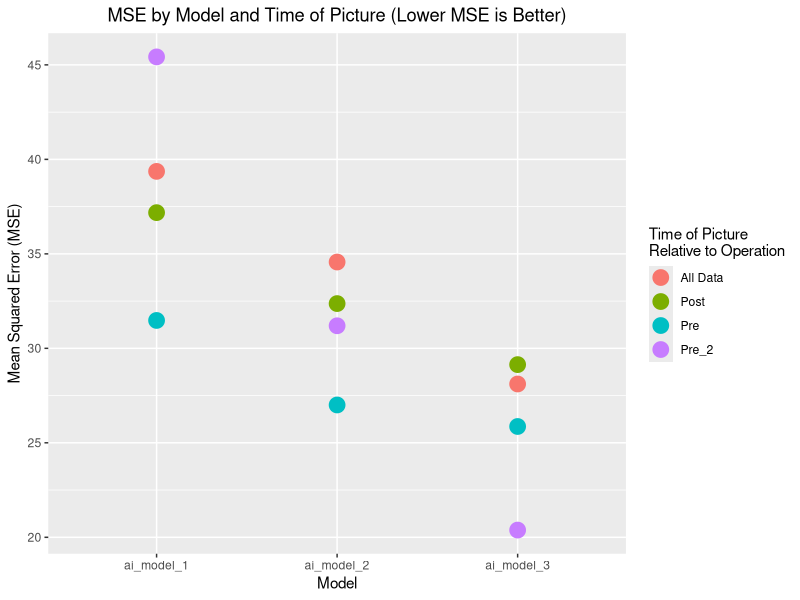

This figure's R source:
## ---- chunk 1
library(readr)
library(dplyr)
library(tidyverse)
library(ggplot2)
setwd(getwd())
d <- read_csv("Code_Sheet_Age_Project_Apr_26.csv")
## ---- chunk 2
model1 <- lm(data = d, age_actual ~ ai_model_1)
model2 <- lm(data = d, age_actual ~ ai_model_2)
model3 <- lm(data = d, age_actual ~ ai_model_3)

SE1 <- (model1$residuals)^2
SE2 <- (model2$residuals)^2
SE3 <- (model3$residuals)^2

MSE1 <- mean(SE1)
MSE2 <- mean(SE2)
MSE3 <- mean(SE3)

alls <- c(MSE1, MSE2, MSE3)
## ---- chunk 3
pre <- d %>% filter(pre_or_post_operation == "pre")

pre1 <- lm(data = pre, age_actual ~ ai_model_1)
pre2 <- lm(data = pre, age_actual ~ ai_model_2)
pre3 <- lm(data = pre, age_actual ~ ai_model_3)

preMSE1 <- mean((pre1$residuals)^2)
preMSE2 <- mean((pre2$residuals)^2)
preMSE3 <- mean((pre3$residuals)^2)

pres <- c(preMSE1, preMSE2, preMSE3)
## ---- chunk 4
pre2 <- d %>% filter(pre_or_post_operation == "pre_2")

pre_1 <- lm(data = pre2, age_actual ~ ai_model_1)
pre_2 <- lm(data = pre2, age_actual ~ ai_model_2)
pre_3 <- lm(data = pre2, age_actual ~ ai_model_3)

pre_MSE1 <- mean((pre_1$residuals)^2)
pre_MSE2 <- mean((pre_2$residuals)^2)
pre_MSE3 <- mean((pre_3$residuals)^2)

pre_s <- c(pre_MSE1, pre_MSE2, pre_MSE3)
## ---- chunk 5
post <- d %>% filter(pre_or_post_operation == "post")

post1 <- lm(data = post, age_actual ~ ai_model_1)
post2 <- lm(data = post, age_actual ~ ai_model_2)
post3 <- lm(data = post, age_actual ~ ai_model_3)

postMSE1 <- mean((post1$residuals)^2)
postMSE2 <- mean((post2$residuals)^2)
postMSE3 <- mean((post3$residuals)^2)

posts <- c(postMSE1, postMSE2, postMSE3)
## ---- chunk 6
MSE_data <- data.frame(model = c("ai_model_1", "ai_model_2", "ai_model_3"), 
                       alls, pres, pre_s, posts)


ggplot(data = MSE_data, aes(model, alls, color = "All Data")) +
  geom_point(size = 5) +
  geom_point(aes(model, pres, color = "Pre"), size = 5) +
  geom_point(aes(model, pre_s, color = "Pre_2"), size = 5) +
  geom_point(aes(model, posts, color = "Post"), size = 5) +
  xlab("Model") + 
  ylab("Mean Squared Error (MSE)") + 
  ggtitle("MSE by Model and Time of Picture (Lower MSE is Better)") +
  guides(col = guide_legend("Time of Picture\nRelative to Operation")) +
  theme(plot.title = element_text(hjust = 0.5))
## ---- chunk 7
SEs <- data.frame(ai_model_1 = SE1, ai_model_2 = SE2)
LONG <- pivot_longer(SEs, c(ai_model_1, ai_model_2), names_to = "model")
ai1_vs_ai2 <- aov(data = LONG, value ~ model)

SEs <- data.frame(ai_model_2 = SE2, ai_model_3 = SE3)
LONG <- pivot_longer(SEs, c(ai_model_2, ai_model_3), names_to = "model")
ai2_vs_ai3 <- aov(data = LONG, value ~ model)

SEs <- data.frame(ai_model_1 = SE1, ai_model_3 = SE3)
LONG <- pivot_longer(SEs, c(ai_model_1, ai_model_3), names_to = "model")
ai1_vs_ai3 <- aov(data = LONG, value ~ model)

SEs <- data.frame(ai_model_1 = SE1, ai_model_2 = SE2, ai_model_3 = SE3)
LONG <- pivot_longer(SEs, c(ai_model_1, ai_model_2, ai_model_3), names_to = "model")
ai1_vs_ai2_vs_ai3 <- aov(data = LONG, value ~ model)

summary(ai1_vs_ai2)
summary(ai2_vs_ai3)
summary(ai1_vs_ai3)
summary(ai1_vs_ai2_vs_ai3)
## ---- chunk 8
age_dif <- post$age_actual - pre$age_actual
ai1_dif <- post$ai_model_1 - pre$ai_model_1
ai2_dif <- post$ai_model_2 - pre$ai_model_2
ai3_dif <- post$ai_model_3 - pre$ai_model_3

differences <- data.frame(age_dif, ai1_dif, ai2_dif, ai3_dif)

dif1 <- lm(data = differences, age_dif ~ ai1_dif)
dif2 <- lm(data = differences, age_dif ~ ai2_dif)
dif3 <- lm(data = differences, age_dif ~ ai3_dif)

difSE1 <- (dif1$residuals)^2
difSE2 <- (dif2$residuals)^2
difSE3 <- (dif3$residuals)^2

difMSE1 <- mean(difSE1)
difMSE2 <- mean(difSE2)
difMSE3 <- mean(difSE3)

difs <- c(difMSE1, difMSE2, difMSE3)
difs

mean(age_dif) #age dif
mean(ai1_dif)
mean(ai2_dif)
mean(ai3_dif)

mean(ai1_dif - age_dif) #standardized age dif
mean(ai2_dif - age_dif)
mean(ai3_dif - age_dif)
## ---- chunk 9
SEs <- data.frame(ai_model_1 = difSE1, ai_model_2 = difSE2)
LONG <- pivot_longer(SEs, c(ai_model_1, ai_model_2), names_to = "model")
ai1_vs_ai2 <- aov(data = LONG, value ~ model)

SEs <- data.frame(ai_model_2 = difSE2, ai_model_3 = difSE3)
LONG <- pivot_longer(SEs, c(ai_model_2, ai_model_3), names_to = "model")
ai2_vs_ai3 <- aov(data = LONG, value ~ model)

SEs <- data.frame(ai_model_1 = difSE1, ai_model_3 = difSE3)
LONG <- pivot_longer(SEs, c(ai_model_1, ai_model_3), names_to = "model")
ai1_vs_ai3 <- aov(data = LONG, value ~ model)

SEs <- data.frame(ai_model_1 = difSE1, ai_model_2 = difSE2, ai_model_3 = difSE3)
LONG <- pivot_longer(SEs, c(ai_model_1, ai_model_2, ai_model_3), names_to = "model")
ai1_vs_ai2_vs_ai3 <- aov(data = LONG, value ~ model)

summary(ai1_vs_ai2)
summary(ai2_vs_ai3)
summary(ai1_vs_ai3)
summary(ai1_vs_ai2_vs_ai3)
## ---- chunk 10
SEs <- data.frame(ai_model_1 = ai1_dif - age_dif, ai_model_2 = ai2_dif - age_dif)
LONG <- pivot_longer(SEs, c(ai_model_1, ai_model_2), names_to = "model")
ai1_vs_ai2 <- aov(data = LONG, value ~ model)

SEs <- data.frame(ai_model_2 = ai2_dif - age_dif, ai_model_3 = ai3_dif - age_dif)
LONG <- pivot_longer(SEs, c(ai_model_2, ai_model_3), names_to = "model")
ai2_vs_ai3 <- aov(data = LONG, value ~ model)

SEs <- data.frame(ai_model_1 = ai1_dif - age_dif, ai_model_3 = ai3_dif - age_dif)
LONG <- pivot_longer(SEs, c(ai_model_1, ai_model_3), names_to = "model")
ai1_vs_ai3 <- aov(data = LONG, value ~ model)

SEs <- data.frame(ai_model_1 = ai1_dif - age_dif, ai_model_2 = ai2_dif - age_dif, 
                  ai_model_3 = ai3_dif - age_dif)
LONG <- pivot_longer(SEs, c(ai_model_1, ai_model_2, ai_model_3), names_to = "model")
ai1_vs_ai2_vs_ai3 <- aov(data = LONG, value ~ model)

summary(ai1_vs_ai2)
summary(ai2_vs_ai3)
summary(ai1_vs_ai3)
summary(ai1_vs_ai2_vs_ai3)
## ---- chunk 11
SEs <- data.frame(age_actual = age_dif, ai_model_1 = ai1_dif)
LONG <- pivot_longer(SEs, c(age_actual, ai_model_1), names_to = "model")
actual_vs_ai1 <- aov(data = LONG, value ~ model)

SEs <- data.frame(age_actual = age_dif, ai_model_2 = ai2_dif)
LONG <- pivot_longer(SEs, c(age_actual, ai_model_2), names_to = "model")
actual_vs_ai2 <- aov(data = LONG, value ~ model)

SEs <- data.frame(age_actual = age_dif, ai_model_3 = ai3_dif)
LONG <- pivot_longer(SEs, c(age_actual, ai_model_3), names_to = "model")
actual_vs_ai3 <- aov(data = LONG, value ~ model)

summary(actual_vs_ai1)
summary(actual_vs_ai2)
summary(actual_vs_ai3)
